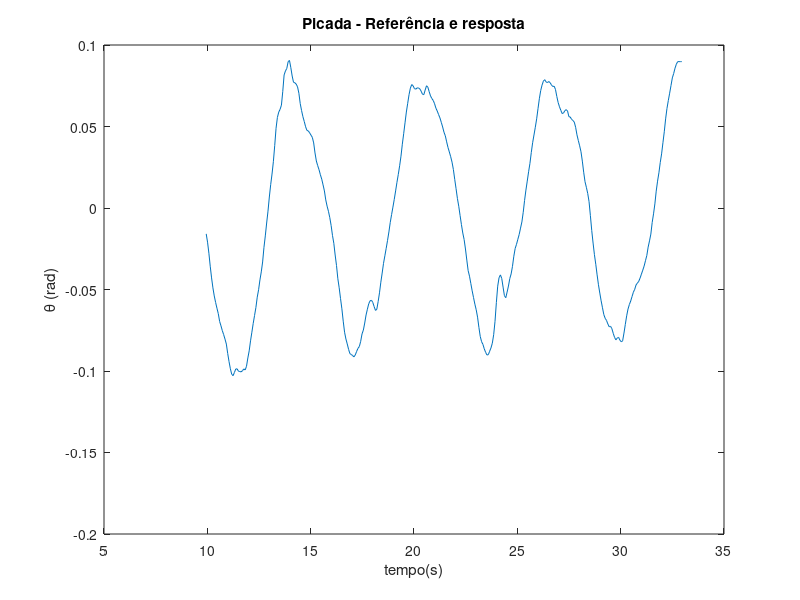

MATLAB code to generate this figure: (Note: this script raises an error after producing the figure.)
fitAmplitudes = zeros(5,3);
fitBox = cell(1,4);
AmplitudeRef = [0.2; 0.2; 0.5; 1; 2];
FreqRef = [1 2 4 8 16];%rad
gain=zeros(1,5);
gainDb=gain;
s=tf('s');

for i=1:5
    if i==1
        load 41_1rad.mat
        targetStart = 10;
        targetFinish = 33; 
        start = round(targetStart/sampleTime);
        finish = round(targetFinish/sampleTime);            
    elseif i==2
        load 41_2rad.mat
        targetStart = 10;
        targetFinish = 30; 
        start = round(targetStart/sampleTime);
        finish = round(targetFinish/sampleTime);
    elseif i==3
        load 41_4rad.mat
        targetStart = 10;
        targetFinish = 30; 
        start = round(targetStart/sampleTime);
        finish = round(targetFinish/sampleTime);
    elseif i==4
        load 41_8rad.mat
        targetStart = 10;
        targetFinish = 22; 
        start = round(targetStart/sampleTime);
        finish = round(targetFinish/sampleTime);
    elseif i==5
        load 41_16rad.mat
        targetStart = 10;
        targetFinish = 24; 
        start = round(targetStart/sampleTime);
        finish = round(targetFinish/sampleTime);
    end
    %figures with response and pitch ref
    figure(i)
    plot(time(start:finish), states.signals.values(start:finish,2))
    title('Picada - Referência e resposta')
    ylabel('\theta (rad)')
    xlabel('tempo(s)')
    hold on 
    plot(pitchref.time(start:finish), pitchref.signals.values(start:finish,1))      
    legend('Resposta de picada','Referência de picada','location', 'southeast')
    hold off
    %figures with sinewave fitting of the response signal
        
    fiti = fit(time(start:finish),states.signals.values(start:finish,2),'sin1');
    fitBox{i} = fiti;
    fitAmplitudes(i,:) = coeffvalues(fiti); 
    
    figure(i+10)
    plot(fiti,time(start:finish),states.signals.values(start:finish,2))
    title('Picada - Resposta')
    ylabel('\theta (rad)')
    xlabel('tempo(s)')
    legend('Resposta de picada','Interpolação de seno','location', 'southeast')      
end

%Gain calc

for i=1:5
    gain(i) = fitAmplitudes(i,1)/AmplitudeRef(i);
    gainDb(i) = 20*log10(gain(i));
end
figure(20)
semilogx(FreqRef,gainDb);
title('Diagrama de Bode experimental')
ylabel('gain(dB)')
xlabel('\omega rad/s')
legend('dados experimentais','location', 'southeast')

%modelfun=@(b,x)((x+b(4))./(b(1)+b(2).*x+b(3).*x.*x));
modelfun = @(b,x)(b(1).*sqrt(x.^2+b(2).^2))./(sqrt((b(3)^2-x.^2).^2+(2.*b(3).*b(4).*x).^2));
beta0=[1 ; 3 ; 3 ; 0.5];
[beta,R,J,CovB,MSE,ErrorModelInfo]=nlinfit(FreqRef,gain,modelfun,beta0);
H = beta(1)*(s+beta(2))/(s^2+2*beta(4)*beta(3)*s+beta(3)^2);
H0 = beta(1)*beta(2)/(beta(3)^2);
tau =1/(beta(4)*beta(3)); 
damp(H)
hold on
bode(H)
hold off
figure(22)
rlocus(H)
figure(23)
semilogx(FreqRef,gainDb);
title('Diagrama de Bode experimental')
ylabel('gain(dB)')
xlabel('\omega rad/s')
legend('dados experimentais','location', 'southeast')
